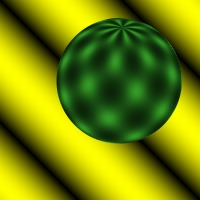
#> input picture anim0.jpg, 200 x 200 px; the run also reads 1 picture not shown here
$ python optical_flow_code.py
#> lines starting #> are read from the running program, lines starting #| are printed output that depends on the picture
"""
Author: Nithin Shrivatsav Srikanth
"""
import numpy as np
import cv2
from matplotlib import pyplot as plt
from scipy.ndimage.filters import convolve as filter2

def motion_model_linear_diffusion(I1, I2, u, v):

	## Parameters of optical flow
	dx = 1
	dy = 1
	du2 = dx*dx
	dv2 = dy*dy
	dtau = 0.01
	Lambda = dx/(5*dtau)

	## Convert the images to numpy float32 for processing
	I1 = I1.astype(np.float32)
	I2 = I2.astype(np.float32)

	## Initial guess on the vector fields
	u0 = np.zeros((u.shape[0],u.shape[1]))
	v0 = np.zeros((v.shape[0],v.shape[1]))

	## Gradients on the image
	Ix = (I1[1:-1,2:] - I1[1:-1,1:-1])/(2.0*dx)
	Iy = (I1[2:,1:-1] - I1[1:-1,1:-1])/(2.0*dy)
	It = (I2 - I1)/2.0

	for i in range(100):

		## Laplacian of the vector fields
		u_L = (u[2:,1:-1] + u[:-2,1:-1] + u[1:-1,2:] + u[1:-1,:-2] - 4*u[1:-1,1:-1])/du2
		v_L = (v[2:,1:-1] + v[:-2,1:-1] + v[1:-1,2:] + v[1:-1,:-2] - 4*v[1:-1,1:-1])/dv2

		## Update the vector field
		u0[1:-1,1:-1] = u[1:-1,1:-1] + dtau*(-np.dot((np.dot(Ix,u[1:-1,1:-1]) + np.dot(Iy,v[1:-1,1:-1]) + It[1:-1,1:-1]),Ix) + Lambda*(u_L))
		v0[1:-1,1:-1] = v[1:-1,1:-1] + dtau*(-np.dot((np.dot(Ix,u[1:-1,1:-1]) + np.dot(Iy,v[1:-1,1:-1]) + It[1:-1,1:-1]),Iy) + Lambda*(v_L))

		u = u0.copy()
		v = v0.copy()
	return u,v

# [94 lines left out: functions motion_model_baseline, motion_model_TV, not called in this run]

## Function to draw the optical flow
def Optical_Flow_Display(h, w, U, V, algo, step_size=7):
	y, x = np.mgrid[step_size/2:h:step_size, step_size/2:w:step_size].reshape(2,-1).astype(int)

	flow = np.dstack((U,V))

	fx, fy = flow[y,x].T
	lines = np.vstack([x, y, x+fx, y+fy]).T.reshape(-1, 2, 2)
	lines = np.int32(lines + 0.2)

	## A white image to display the vector field
	vis = cv2.imread('white.jpg',0)
	cv2.polylines(vis, lines, 0, (0, 0, 0))

	for (x1, y1), (x2,y2) in lines:
		cv2.circle(vis, (x1, y1), 1, (0, 0, 0), -1)
	cv2.imshow("image", vis)
	if cv2.waitKey(0)==27:
		cv2.destroyAllWindows()
	return vis

def OpticalFlow(I1, I2, u, v, algo):
	if algo==1:
		U, V = motion_model_linear_diffusion(I1, I2, u, v)
		scale = 1000
	elif algo==2:
		U, V = motion_model_TV(I1, I2, u, v)
		scale = 1000
	else:
		U, V = motion_model_baseline(I1, I2, u, v)
		scale = 2
	# [7 lines of commented-out code are left out]

	h, w = I2.shape[:2]
	cv2.imshow('Horn Schunck algorithm', Optical_Flow_Display(h, w,U*scale,V*scale, algo))

if __name__=="__main__":
	img1 = cv2.imread('anim0.jpg',0)
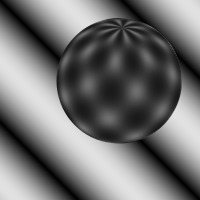
#> img1: shape (200, 200); min 0, max 231, mean 114.4
	img2 = cv2.imread('anim1.jpg',0)
#> img2: shape (200, 200); min 0, max 231, mean 114.4
	img1 = cv2.resize(img1, (512, 512))
#> img1: shape (512, 512)
	img2 = cv2.resize(img2, (512, 512))
#> img2: shape (512, 512)
	## Conver the image to numpy array for processing
	I1 = np.array(img1)
	I1 = I1/255.0
	I2 = np.array(img2)
	I2 = I2/255.0
	m = I1.shape[0]
#> m = 512
	n = I1.shape[1]
#> n = 512
	u = np.zeros([m,n])
	v = np.zeros([m,n])
	## 1 - Linear Diffusion Optical Flow
	## 2 - Total Variation Optical Flow
	## 3 - Baseline Optical Flow
	OpticalFlow(I1, I2, u, v, 1)
#> in motion_model_linear_diffusion, `Ix = (I1[1:-1,2:] - I1[1:-1,1:-1])/(2.0*dx)`:
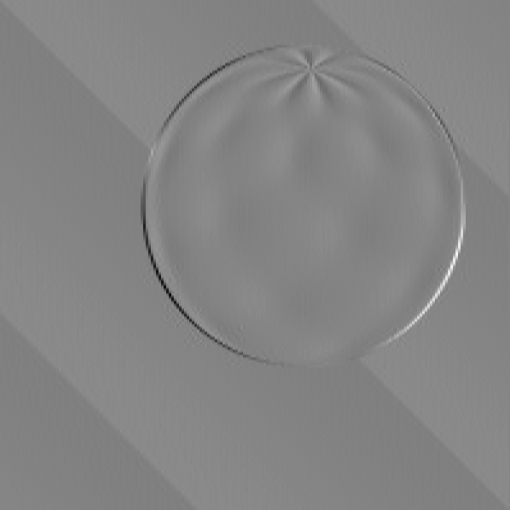
#> Ix: shape (510, 510) float32; min -0.122, max 0.112, mean 4.15e-07; drawn with min black and max white
#> in motion_model_linear_diffusion, `It = (I2 - I1)/2.0`:
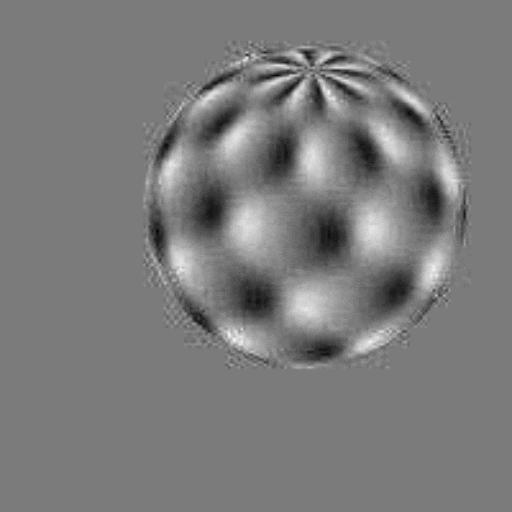
#> It: shape (512, 512) float32; min -0.0333, max 0.0353, mean 1.88e-05; drawn with min black and max white
#> the loop in motion_model_linear_diffusion, `for i in range(100):` made 100 passes
#> pass 1, in motion_model_linear_diffusion, `u = u0.copy()`:
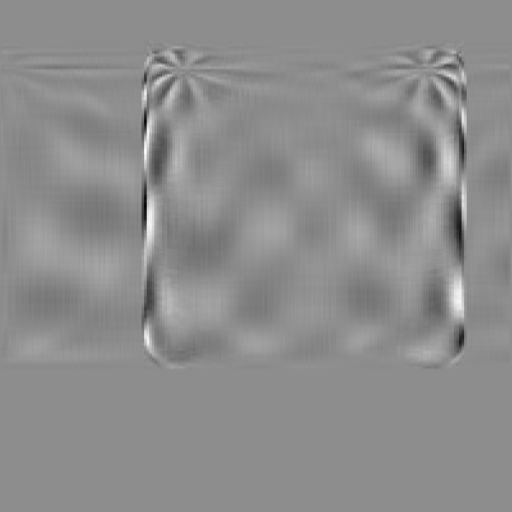
#> u: shape (512, 512) float64; min -0.000379, max 0.000305, mean -1.76e-08; drawn with min black and max white
#> pass 1, in motion_model_linear_diffusion, `v = v0.copy()`:
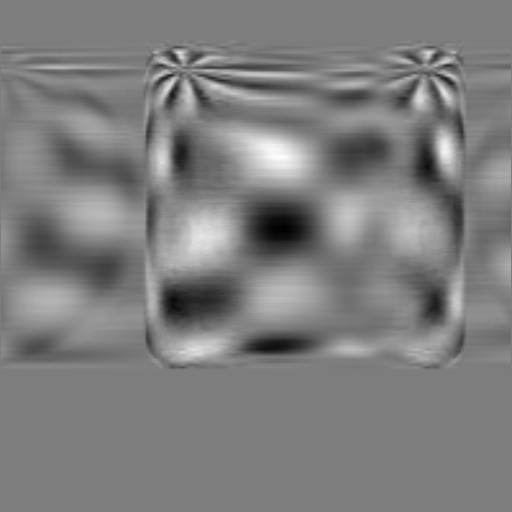
#> v: shape (512, 512) float64; min -0.000123, max 0.000126, mean 3.02e-07; drawn with min black and max white
#> after the loop in motion_model_linear_diffusion, `for i in range(100):`:
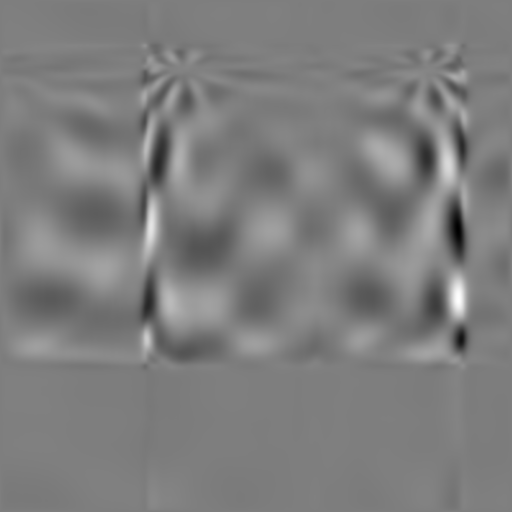
#> u0: shape (512, 512) float64; min -0.0195, max 0.0199, mean 5.91e-07; drawn with min black and max white
#> after the loop in motion_model_linear_diffusion, `for i in range(100):`:
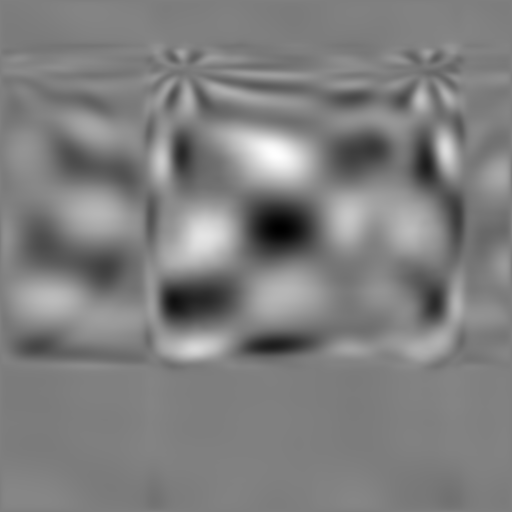
#> v0: shape (512, 512) float64; min -0.0115, max 0.0116, mean 3e-05; drawn with min black and max white
#> in Optical_Flow_Display, `fx, fy = flow[y,x].T`: fx = 5329 values, max 19.81 at index 3131, min -19.34 at index 2401, mean 0.000381; fy = 5329 values, max 11.47 at index 1645, min -11.42 at index 2375, mean 0.03
#> the loop in Optical_Flow_Display, `for (x1, y1), (x2,y2) in lines:` made 5329 passes
#> (x1, x2, y2) on passes 1 to 3: (3, 3, 3), (10, 10, 3), (17, 17, 3)
#> (key Esc is pressed here)
